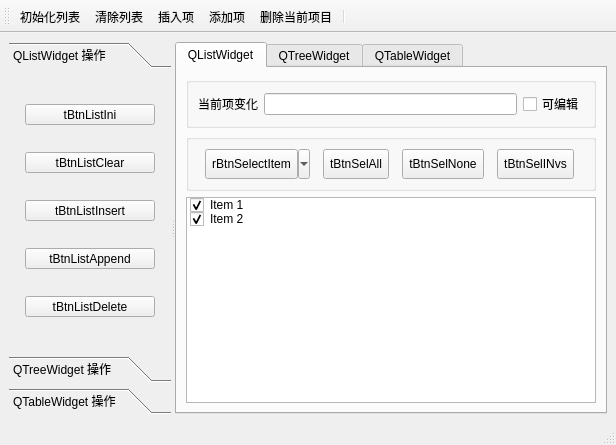
<?xml version="1.0" encoding="UTF-8"?>
<ui version="4.0">
 <class>MainWindow</class>
 <widget class="QMainWindow" name="MainWindow">
  <property name="geometry">
   <rect>
    <x>0</x>
    <y>0</y>
    <width>616</width>
    <height>445</height>
   </rect>
  </property>
  <property name="windowTitle">
   <string>MainWindow</string>
  </property>
  <widget class="QWidget" name="centralwidget">
   <layout class="QGridLayout" name="gridLayout">
    <item row="0" column="1">
     <widget class="QSplitter" name="splitter">
      <property name="orientation">
       <enum>Qt::Horizontal</enum>
      </property>
      <widget class="QToolBox" name="toolBox">
       <property name="minimumSize">
        <size>
         <width>140</width>
         <height>300</height>
        </size>
       </property>
       <property name="maximumSize">
        <size>
         <width>200</width>
         <height>16777215</height>
        </size>
       </property>
       <property name="currentIndex">
        <number>0</number>
       </property>
       <widget class="QWidget" name="page_QListWidget">
        <property name="geometry">
         <rect>
          <x>0</x>
          <y>0</y>
          <width>162</width>
          <height>256</height>
         </rect>
        </property>
        <attribute name="label">
         <string>QListWidget 操作 </string>
        </attribute>
        <layout class="QGridLayout" name="gridLayout_7">
         <item row="0" column="0">
          <widget class="QToolButton" name="tBtn_ListInit">
           <property name="minimumSize">
            <size>
             <width>130</width>
             <height>0</height>
            </size>
           </property>
           <property name="maximumSize">
            <size>
             <width>16777215</width>
             <height>16777215</height>
            </size>
           </property>
           <property name="text">
            <string>tBtnListIni</string>
           </property>
          </widget>
         </item>
         <item row="1" column="0">
          <widget class="QToolButton" name="tBtn_ListClear">
           <property name="minimumSize">
            <size>
             <width>130</width>
             <height>0</height>
            </size>
           </property>
           <property name="text">
            <string>tBtnListClear</string>
           </property>
          </widget>
         </item>
         <item row="2" column="0">
          <widget class="QToolButton" name="tBtn_ListInsert">
           <property name="minimumSize">
            <size>
             <width>130</width>
             <height>0</height>
            </size>
           </property>
           <property name="text">
            <string>tBtnListInsert</string>
           </property>
          </widget>
         </item>
         <item row="3" column="0">
          <widget class="QToolButton" name="tBtn_ListAppend">
           <property name="minimumSize">
            <size>
             <width>130</width>
             <height>0</height>
            </size>
           </property>
           <property name="text">
            <string>tBtnListAppend</string>
           </property>
          </widget>
         </item>
         <item row="4" column="0">
          <widget class="QToolButton" name="tBtn_ListDelete">
           <property name="minimumSize">
            <size>
             <width>130</width>
             <height>0</height>
            </size>
           </property>
           <property name="text">
            <string>tBtnListDelete</string>
           </property>
          </widget>
         </item>
        </layout>
       </widget>
       <widget class="QWidget" name="page_TreeWidget">
        <property name="geometry">
         <rect>
          <x>0</x>
          <y>0</y>
          <width>162</width>
          <height>256</height>
         </rect>
        </property>
        <attribute name="label">
         <string>QTreeWidget 操作</string>
        </attribute>
        <layout class="QGridLayout" name="gridLayout_6">
         <item row="0" column="0">
          <widget class="QGroupBox" name="groupBox_3">
           <property name="title">
            <string>GroupBox</string>
           </property>
           <layout class="QGridLayout" name="gridLayout_5">
            <item row="0" column="0">
             <widget class="QLabel" name="label">
              <property name="text">
               <string>TextLabel</string>
              </property>
             </widget>
            </item>
            <item row="1" column="0">
             <widget class="QLineEdit" name="lineEdit"/>
            </item>
            <item row="2" column="0">
             <widget class="QSpinBox" name="spinBox"/>
            </item>
           </layout>
          </widget>
         </item>
         <item row="1" column="0">
          <spacer name="verticalSpacer">
           <property name="orientation">
            <enum>Qt::Vertical</enum>
           </property>
           <property name="sizeHint" stdset="0">
            <size>
             <width>20</width>
             <height>121</height>
            </size>
           </property>
          </spacer>
         </item>
        </layout>
       </widget>
       <widget class="QWidget" name="page_TableWidget">
        <attribute name="label">
         <string>QTableWidget 操作</string>
        </attribute>
       </widget>
      </widget>
      <widget class="QTabWidget" name="tabWidget">
       <property name="currentIndex">
        <number>0</number>
       </property>
       <widget class="QWidget" name="tab_ListWidget">
        <attribute name="title">
         <string>QListWidget</string>
        </attribute>
        <layout class="QGridLayout" name="gridLayout_4">
         <item row="0" column="0">
          <widget class="QGroupBox" name="groupBox">
           <property name="title">
            <string/>
           </property>
           <layout class="QGridLayout" name="gridLayout_3">
            <item row="0" column="0">
             <widget class="QLabel" name="lab_curChanged">
              <property name="text">
               <string>当前项变化</string>
              </property>
             </widget>
            </item>
            <item row="0" column="1">
             <widget class="QLineEdit" name="le_curItemChanged"/>
            </item>
            <item row="0" column="2">
             <widget class="QCheckBox" name="cb_lwtisWritable">
              <property name="text">
               <string>可编辑</string>
              </property>
              <property name="checked">
               <bool>false</bool>
              </property>
              <property name="tristate">
               <bool>false</bool>
              </property>
             </widget>
            </item>
           </layout>
          </widget>
         </item>
         <item row="1" column="0">
          <widget class="QGroupBox" name="groupBox_2">
           <property name="minimumSize">
            <size>
             <width>0</width>
             <height>0</height>
            </size>
           </property>
           <property name="title">
            <string/>
           </property>
           <layout class="QGridLayout" name="gridLayout_2">
            <item row="0" column="0">
             <widget class="QToolButton" name="tBtn_SelectItems">
              <property name="minimumSize">
               <size>
                <width>0</width>
                <height>30</height>
               </size>
              </property>
              <property name="text">
               <string>rBtnSelectItem</string>
              </property>
              <property name="popupMode">
               <enum>QToolButton::MenuButtonPopup</enum>
              </property>
              <property name="toolButtonStyle">
               <enum>Qt::ToolButtonIconOnly</enum>
              </property>
              <property name="arrowType">
               <enum>Qt::NoArrow</enum>
              </property>
             </widget>
            </item>
            <item row="0" column="1">
             <widget class="QToolButton" name="tBtn_SelAll">
              <property name="minimumSize">
               <size>
                <width>0</width>
                <height>30</height>
               </size>
              </property>
              <property name="text">
               <string>tBtnSelAll</string>
              </property>
             </widget>
            </item>
            <item row="0" column="2">
             <widget class="QToolButton" name="tBtn_SelNone">
              <property name="minimumSize">
               <size>
                <width>0</width>
                <height>30</height>
               </size>
              </property>
              <property name="text">
               <string>tBtnSelNone</string>
              </property>
             </widget>
            </item>
            <item row="0" column="3">
             <widget class="QToolButton" name="tBtn_SelInvs">
              <property name="minimumSize">
               <size>
                <width>0</width>
                <height>30</height>
               </size>
              </property>
              <property name="text">
               <string>tBtnSelINvs</string>
              </property>
             </widget>
            </item>
           </layout>
          </widget>
         </item>
         <item row="2" column="0">
          <widget class="QListWidget" name="lwt_listWidget">
           <item>
            <property name="text">
             <string>Item 1</string>
            </property>
            <property name="checkState">
             <enum>Checked</enum>
            </property>
           </item>
           <item>
            <property name="text">
             <string>Item 2</string>
            </property>
            <property name="checkState">
             <enum>Checked</enum>
            </property>
           </item>
          </widget>
         </item>
        </layout>
       </widget>
       <widget class="QWidget" name="tab_TreeWidget">
        <attribute name="title">
         <string>QTreeWidget</string>
        </attribute>
       </widget>
       <widget class="QWidget" name="tab_TableWidget">
        <attribute name="title">
         <string>QTableWidget</string>
        </attribute>
       </widget>
      </widget>
     </widget>
    </item>
   </layout>
  </widget>
  <widget class="QMenuBar" name="menubar">
   <property name="geometry">
    <rect>
     <x>0</x>
     <y>0</y>
     <width>616</width>
     <height>22</height>
    </rect>
   </property>
  </widget>
  <widget class="QStatusBar" name="statusbar"/>
  <widget class="QToolBar" name="mainToolBar">
   <property name="windowTitle">
    <string>toolBar</string>
   </property>
   <property name="toolButtonStyle">
    <enum>Qt::ToolButtonTextUnderIcon</enum>
   </property>
   <attribute name="toolBarArea">
    <enum>TopToolBarArea</enum>
   </attribute>
   <attribute name="toolBarBreak">
    <bool>false</bool>
   </attribute>
   <addaction name="actListIni"/>
   <addaction name="actListClear"/>
   <addaction name="actListInsert"/>
   <addaction name="actListAppend"/>
   <addaction name="actListDelete"/>
   <addaction name="separator"/>
  </widget>
  <action name="actListIni">
   <property name="icon">
    <iconset>
     <normaloff>:/images/icons/128.bmp</normaloff>:/images/icons/128.bmp</iconset>
   </property>
   <property name="text">
    <string>初始化列表</string>
   </property>
   <property name="toolTip">
    <string>初始化列表</string>
   </property>
  </action>
  <action name="actListClear">
   <property name="icon">
    <iconset>
     <normaloff>:/images/icons/delete1.bmp</normaloff>:/images/icons/delete1.bmp</iconset>
   </property>
   <property name="text">
    <string>清除列表</string>
   </property>
   <property name="toolTip">
    <string>清除列表</string>
   </property>
  </action>
  <action name="actListInsert">
   <property name="icon">
    <iconset>
     <normaloff>:/images/icons/424.bmp</normaloff>:/images/icons/424.bmp</iconset>
   </property>
   <property name="text">
    <string>插入项</string>
   </property>
   <property name="toolTip">
    <string>插入项</string>
   </property>
  </action>
  <action name="actListAppend">
   <property name="icon">
    <iconset>
     <normaloff>:/images/icons/316.bmp</normaloff>:/images/icons/316.bmp</iconset>
   </property>
   <property name="text">
    <string>添加项</string>
   </property>
   <property name="toolTip">
    <string>添加项</string>
   </property>
  </action>
  <action name="actListDelete">
   <property name="icon">
    <iconset>
     <normaloff>:/images/icons/324.bmp</normaloff>:/images/icons/324.bmp</iconset>
   </property>
   <property name="text">
    <string>删除当前项目</string>
   </property>
   <property name="toolTip">
    <string>删除当前项目</string>
   </property>
  </action>
  <action name="actSelAll">
   <property name="text">
    <string>全选</string>
   </property>
   <property name="toolTip">
    <string>全选</string>
   </property>
  </action>
  <action name="actSelNone">
   <property name="text">
    <string>全不选</string>
   </property>
   <property name="toolTip">
    <string>全不选</string>
   </property>
  </action>
  <action name="actSelInvs">
   <property name="text">
    <string>反选</string>
   </property>
   <property name="toolTip">
    <string>反选</string>
   </property>
  </action>
  <action name="actQuit">
   <property name="icon">
    <iconset>
     <normaloff>:/images/icons/exit.bmp</normaloff>:/images/icons/exit.bmp</iconset>
   </property>
   <property name="text">
    <string>退出</string>
   </property>
   <property name="toolTip">
    <string>退出</string>
   </property>
  </action>
  <action name="actSelPopMenu">
   <property name="icon">
    <iconset>
     <normaloff>:/images/icons/124.bmp</normaloff>:/images/icons/124.bmp</iconset>
   </property>
   <property name="text">
    <string>项选择</string>
   </property>
   <property name="toolTip">
    <string>项选择</string>
   </property>
  </action>
 </widget>
 <resources/>
 <connections>
  <connection>
   <sender>actSelPopMenu</sender>
   <signal>triggered()</signal>
   <receiver>actSelInvs</receiver>
   <slot>trigger()</slot>
   <hints>
    <hint type="sourcelabel">
     <x>-1</x>
     <y>-1</y>
    </hint>
    <hint type="destinationlabel">
     <x>-1</x>
     <y>-1</y>
    </hint>
   </hints>
  </connection>
  <connection>
   <sender>actQuit</sender>
   <signal>triggered()</signal>
   <receiver>MainWindow</receiver>
   <slot>close()</slot>
   <hints>
    <hint type="sourcelabel">
     <x>-1</x>
     <y>-1</y>
    </hint>
    <hint type="destinationlabel">
     <x>307</x>
     <y>222</y>
    </hint>
   </hints>
  </connection>
 </connections>
</ui>
